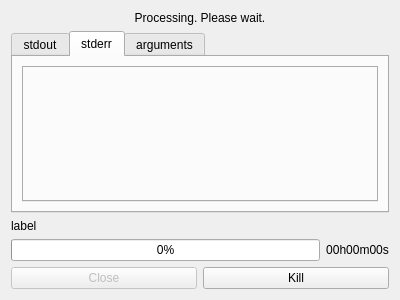
<?xml version="1.0" encoding="UTF-8"?>
<ui version="4.0">
 <class>ProcessWidget</class>
 <widget class="QWidget" name="ProcessWidget">
  <property name="geometry">
   <rect>
    <x>0</x>
    <y>0</y>
    <width>400</width>
    <height>300</height>
   </rect>
  </property>
  <property name="windowTitle">
   <string>process info</string>
  </property>
  <layout class="QGridLayout" name="gridLayout">
   <item row="0" column="0">
    <layout class="QVBoxLayout" name="verticalLayout">
     <item>
      <widget class="QLabel" name="label_status">
       <property name="text">
        <string>Processing. Please wait.</string>
       </property>
       <property name="alignment">
        <set>Qt::AlignCenter</set>
       </property>
      </widget>
     </item>
     <item>
      <widget class="QTabWidget" name="tabWidget">
       <property name="currentIndex">
        <number>1</number>
       </property>
       <widget class="QWidget" name="tab_stdout">
        <attribute name="title">
         <string>stdout</string>
        </attribute>
        <layout class="QGridLayout" name="gridLayout_2">
         <item row="0" column="0">
          <widget class="QTabWidget" name="tab_stdout_commands">
           <property name="currentIndex">
            <number>-1</number>
           </property>
          </widget>
         </item>
        </layout>
       </widget>
       <widget class="QWidget" name="tab_stderr">
        <attribute name="title">
         <string>stderr</string>
        </attribute>
        <layout class="QGridLayout" name="gridLayout_3">
         <item row="0" column="0">
          <widget class="QTabWidget" name="tab_stderr_commands">
           <property name="currentIndex">
            <number>-1</number>
           </property>
          </widget>
         </item>
        </layout>
       </widget>
       <widget class="QWidget" name="tab_arguments">
        <attribute name="title">
         <string>arguments</string>
        </attribute>
        <layout class="QGridLayout" name="gridLayout_4">
         <item row="0" column="0">
          <widget class="QTabWidget" name="tab_arguments_commands"/>
         </item>
        </layout>
       </widget>
      </widget>
     </item>
     <item>
      <widget class="QLabel" name="label_progress">
       <property name="text">
        <string>label</string>
       </property>
      </widget>
     </item>
     <item>
      <layout class="QHBoxLayout" name="horizontalLayout_progress">
       <item>
        <widget class="QProgressBar" name="progressBar">
         <property name="enabled">
          <bool>true</bool>
         </property>
         <property name="value">
          <number>0</number>
         </property>
         <property name="textVisible">
          <bool>true</bool>
         </property>
         <property name="format">
          <string>%p%</string>
         </property>
        </widget>
       </item>
       <item>
        <widget class="QLabel" name="label_remaining">
         <property name="text">
          <string>00h00m00s</string>
         </property>
         <property name="alignment">
          <set>Qt::AlignCenter</set>
         </property>
        </widget>
       </item>
      </layout>
     </item>
     <item>
      <layout class="QHBoxLayout" name="horizontalLayout">
       <item>
        <widget class="QPushButton" name="pushButton_close">
         <property name="enabled">
          <bool>false</bool>
         </property>
         <property name="text">
          <string>Close</string>
         </property>
        </widget>
       </item>
       <item>
        <widget class="QPushButton" name="pushButton_kill">
         <property name="text">
          <string>Kill</string>
         </property>
        </widget>
       </item>
      </layout>
     </item>
    </layout>
   </item>
  </layout>
 </widget>
 <resources/>
 <connections/>
</ui>
